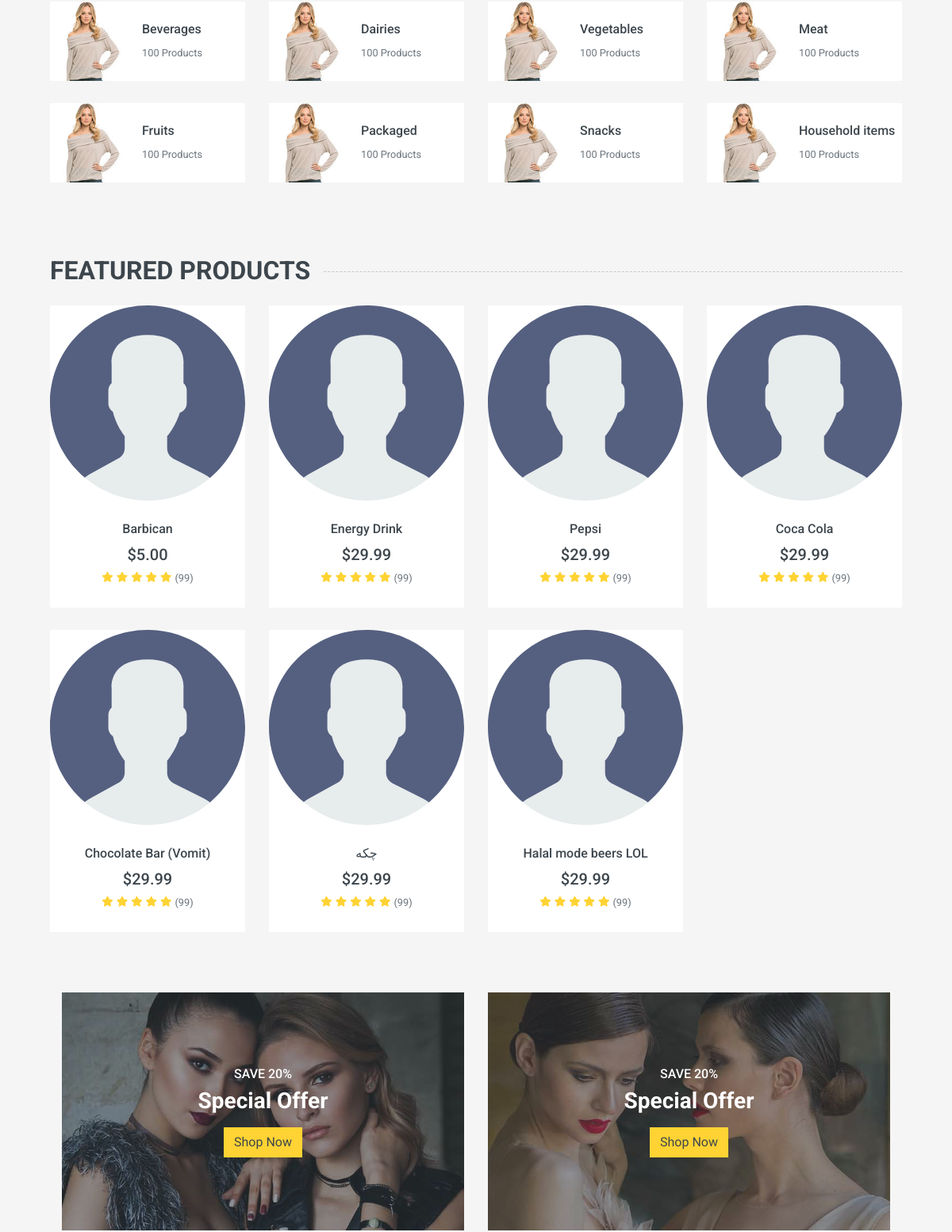
Before: / (middle part) with the older database file.
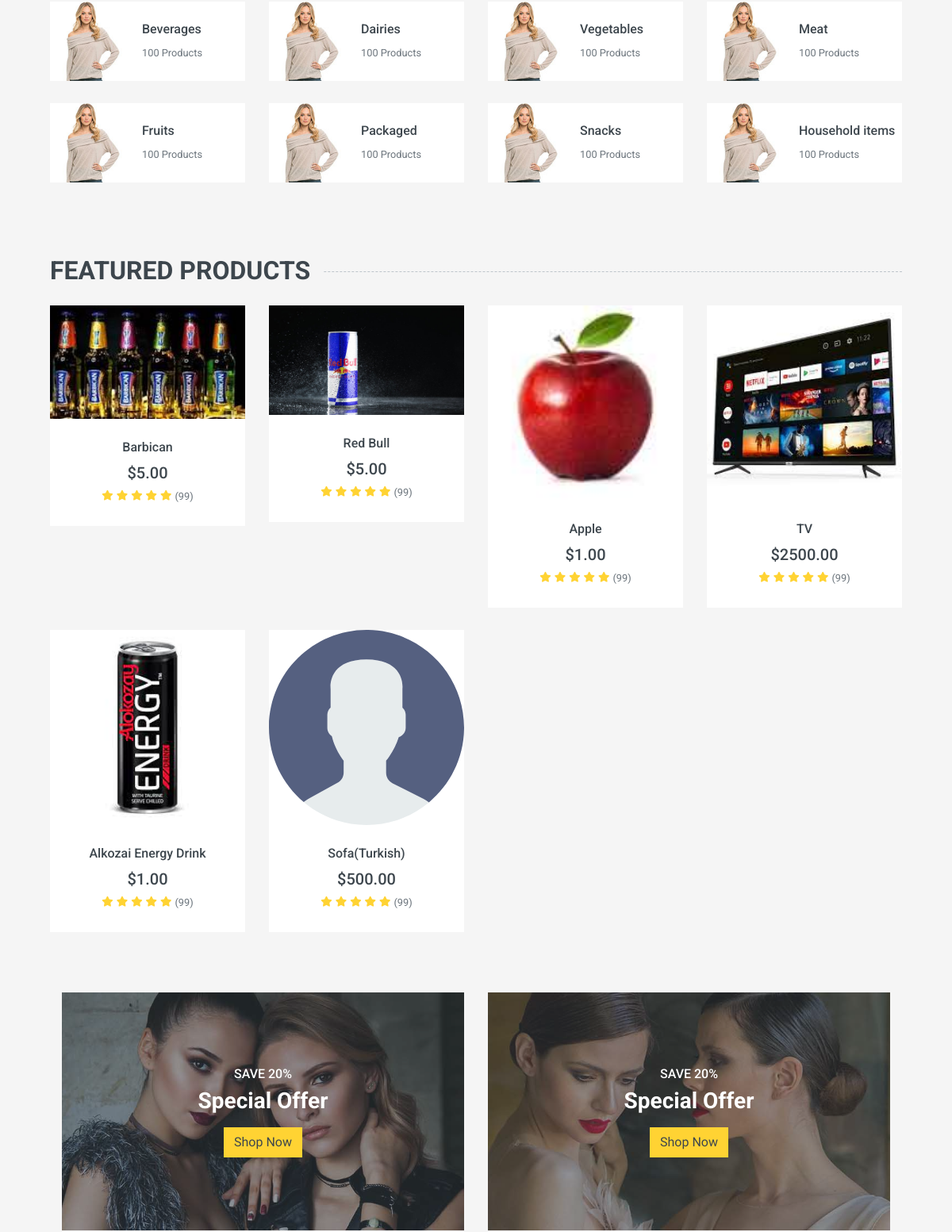
After: the same page with the newer database file.
### items/models.py (models this page shows, shortened)
class Category(models.Model):
    name = models.CharField(max_length=200)
    def __str__(self):
        return self.name

class Product(models.Model):
    name = models.CharField(max_length=69)
    distributor = models.ForeignKey(Companie, on_delete=models.CASCADE)
    image = models.ImageField(blank=True,null=True,default='avatar.svg')
    price = models.DecimalField(
        max_digits=10, decimal_places=2, null=True, default='29.99')
    category = models.ForeignKey(Category,on_delete=models.CASCADE,null=True)
    @property
    def ImageUrl(self):
        try :
            url = self.image.url
        except:
            url = ''
        return url

### items/views.py (the view)
# urls.py: path("", views.comps, name='companies'),
def comps(request):
    user = request.user
    names = Companie.objects.only('name')
    catagories = Category.objects.all()[0:8]
    list_catagories = Category.objects.all()
    product = Product.objects.all()[0:8]
    context = {'names': names,'catagories':catagories,'product':product,'user':user,'list_catagories':list_catagories}
    return render(request, 'home.html', context)

### templates/home.html (shortened to what this page needs)
<!DOCTYPE html>
<html lang="en">
  <head>
    <link rel="stylesheet" href="static/css/style.css" />
    <link
      href="https://cdnjs.cloudflare.com/ajax/libs/font-awesome/5.10.0/css/all.min.css"
      rel="stylesheet"
    />
    <link href="static/lib/animate/animate.min.css" rel="stylesheet" />
    <link
      href="static/lib/owlcarousel/assets/owl.carousel.min.css"
      rel="stylesheet"
    />
  </head>
  <body>
    <div class="container-fluid pt-5">
      <div class="row px-xl-5 pb-3">
        {% for item in catagories %}
        <div class="col-lg-3 col-md-4 col-sm-6 pb-1">
          <a class="text-decoration-none" href="{% url 'product'%}?q={{item}}">
            <div class="cat-item d-flex align-items-center mb-4">
              <div class="overflow-hidden" style="width: 100px; height: 100px">
                <img class="img-fluid" src="img/cat-1.jpg" alt="" />
              </div>
              <div class="flex-fill pl-3">
                <h6>{{item}}</h6>
                <small class="text-body">100 Products</small>
              </div>
            </div>
          </a>
        </div>
        {% endfor %}
      </div>
    </div>
    <div class="container-fluid pt-5 pb-3">
      <h2 class="section-title position-relative text-uppercase mx-xl-5 mb-4">
        <span class="bg-secondary pr-3">Featured Products</span>
      </h2>
      <div class="row px-xl-5">
        {% for products in product %}
        <div class="col-lg-3 col-md-4 col-sm-6 pb-1">
          <div class="product-item bg-light mb-4">
            <div class="product-img position-relative overflow-hidden">
              <img class="img-fluid w-100" src="{{products.ImageUrl}}" alt="" />
              <div class="product-action">
              </div>
            </div>
            <div class="text-center py-4">
              <a class="h6 text-decoration-none text-truncate" href=""
                >{{products.name}}</a
              >
              <div
                class="d-flex align-items-center justify-content-center mt-2"
              >
                <h5>${{products.price}}</h5>
              </div>
              <div
                class="d-flex align-items-center justify-content-center mb-1"
              >
                <small class="fa fa-star text-primary mr-1"></small>
                <small class="fa fa-star text-primary mr-1"></small>
                <small class="fa fa-star text-primary mr-1"></small>
                <small class="fa fa-star text-primary mr-1"></small>
                <small class="fa fa-star text-primary mr-1"></small>
                <small>(99)</small>
              </div>
            </div>
          </div>
      </div>
      {% endfor %}
    </div>
    <div class="container-fluid pt-5 pb-3">
      <div class="row px-xl-5">
        <div class="col-md-6">
          <div class="product-offer mb-30" style="height: 300px">
            <img class="img-fluid" src="img/offer-1.jpg" alt="" />
            <div class="offer-text">
              <h6 class="text-white text-uppercase">Save 20%</h6>
              <h3 class="text-white mb-3">Special Offer</h3>
              <a href="" class="btn btn-primary">Shop Now</a>
            </div>
          </div>
        </div>
        <div class="col-md-6">
          <div class="product-offer mb-30" style="height: 300px">
            <img class="img-fluid" src="img/offer-2.jpg" alt="" />
            <div class="offer-text">
              <h6 class="text-white text-uppercase">Save 20%</h6>
              <h3 class="text-white mb-3">Special Offer</h3>
              <a href="" class="btn btn-primary">Shop Now</a>
            </div>
          </div>
        </div>
      </div>
    </div>
  </body>
</html>

Changed rows visible on the page:
removed Product: ImageUrl (placeholder picture), name "Energy Drink", price "29.99"
removed Product: ImageUrl (placeholder picture), name "Pepsi", price "29.99"
removed Product: ImageUrl (placeholder picture), name "Chocolate Bar (Vomit)", price "29.99"
removed Product: ImageUrl (placeholder picture), name "Halal mode beers LOL", price "29.99"
changed Product "Barbican": ImageUrl: picture added in place of a placeholder
added Product: ImageUrl (picture), name "Red Bull", price "5.00"
added Product: ImageUrl (picture), name "Apple", price "1.00"
changed Product (number 4 of 6 on the later page): ImageUrl: picture added in place of a placeholder; name "Coca Cola" → "TV"; price "29.99" → "2500.00"
added Product: ImageUrl (picture), name "Alkozai Energy Drink", price "1.00"
changed Product: name "چکه" → "Sofa(Turkish)"; price "29.99" → "500.00"
